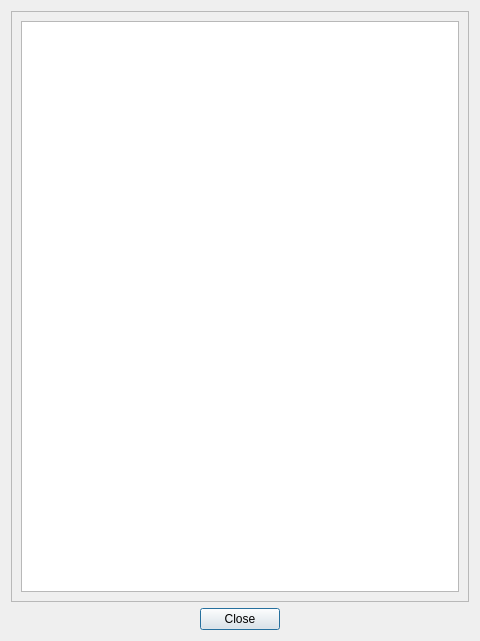
<?xml version="1.0" encoding="UTF-8"?>
<ui version="4.0">
 <class>TexOut</class>
 <widget class="QDialog" name="TexOut">
  <property name="geometry">
   <rect>
    <x>0</x>
    <y>0</y>
    <width>480</width>
    <height>641</height>
   </rect>
  </property>
  <property name="windowTitle">
   <string>LaTeX</string>
  </property>
  <layout class="QVBoxLayout" name="verticalLayout">
   <item>
    <widget class="QFrame" name="frame">
     <property name="frameShape">
      <enum>QFrame::StyledPanel</enum>
     </property>
     <property name="frameShadow">
      <enum>QFrame::Raised</enum>
     </property>
     <layout class="QVBoxLayout" name="verticalLayout_2">
      <item>
       <widget class="QTextBrowser" name="textBrowser"/>
      </item>
     </layout>
    </widget>
   </item>
   <item>
    <widget class="QDialogButtonBox" name="buttonBox">
     <property name="orientation">
      <enum>Qt::Horizontal</enum>
     </property>
     <property name="standardButtons">
      <set>QDialogButtonBox::Close</set>
     </property>
     <property name="centerButtons">
      <bool>true</bool>
     </property>
    </widget>
   </item>
  </layout>
 </widget>
 <resources/>
 <connections>
  <connection>
   <sender>buttonBox</sender>
   <signal>accepted()</signal>
   <receiver>TexOut</receiver>
   <slot>accept()</slot>
   <hints>
    <hint type="sourcelabel">
     <x>248</x>
     <y>254</y>
    </hint>
    <hint type="destinationlabel">
     <x>157</x>
     <y>274</y>
    </hint>
   </hints>
  </connection>
  <connection>
   <sender>buttonBox</sender>
   <signal>rejected()</signal>
   <receiver>TexOut</receiver>
   <slot>reject()</slot>
   <hints>
    <hint type="sourcelabel">
     <x>316</x>
     <y>260</y>
    </hint>
    <hint type="destinationlabel">
     <x>286</x>
     <y>274</y>
    </hint>
   </hints>
  </connection>
 </connections>
</ui>
